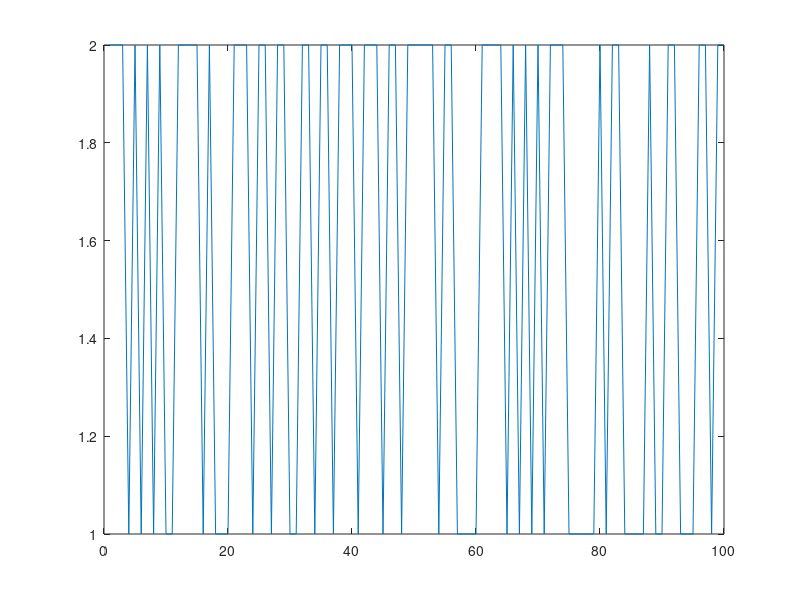

Recreate this plot in MATLAB.
dt = 1;
t = 0:dt:100;
states = ones(1,100);
n_open = zeros(size(t));
pOpen = [2/5 0];
pClose = [0 1/5];
for i = 1:length(t)
    open_chooser = rand(size(states)) < (dt*pOpen(states));
    states(open_chooser) = states(open_chooser) + 1;
    close_chooser = rand(size(states)) < (dt*pClose(states));
    states(close_chooser) = states(close_chooser) - 1;
    n_open(i) = sum(states == 2);
end
plot(states);